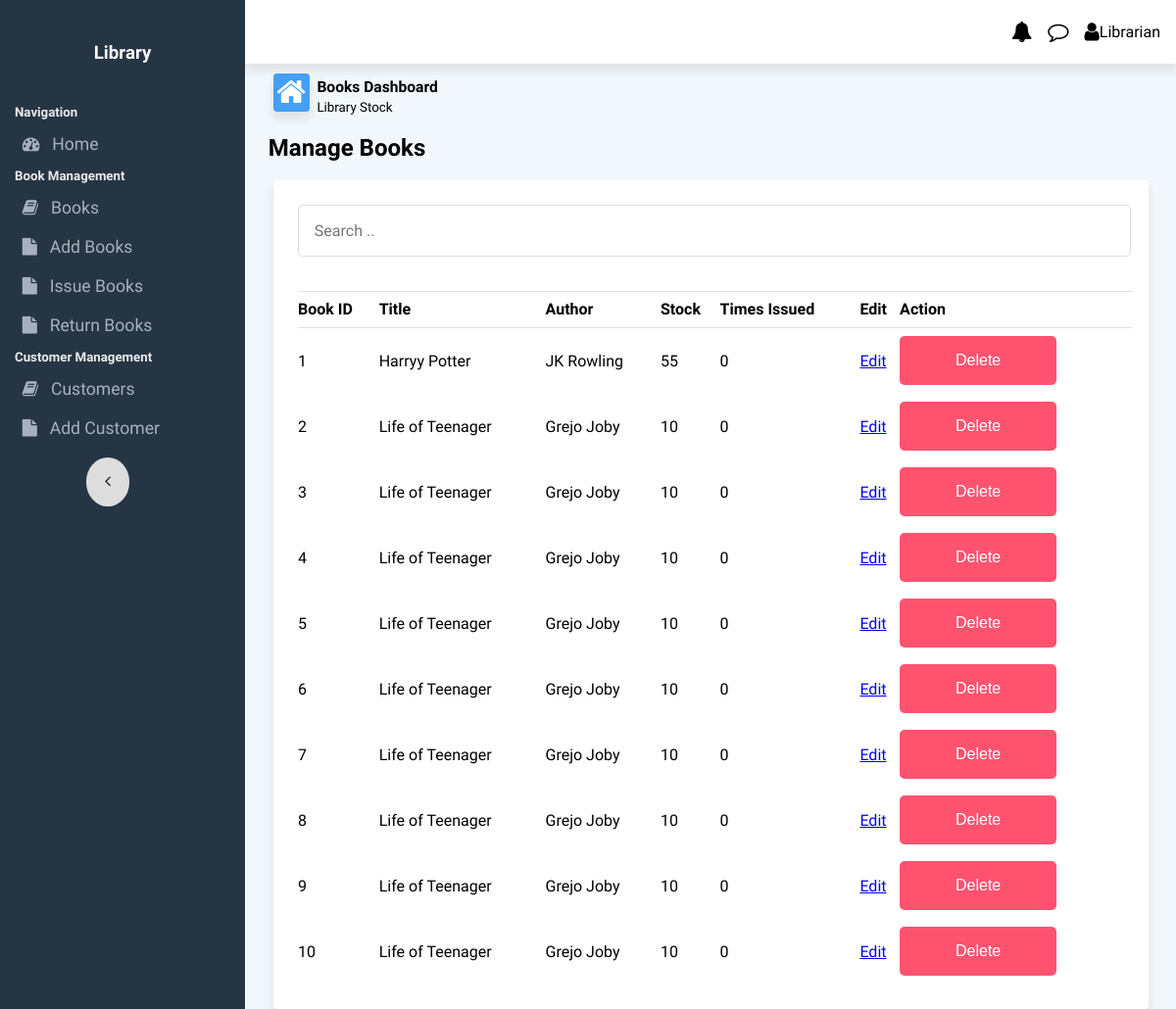
/books, run on the app's committed database.
### app.py (models this page shows)
class Books(db.Model):
    __tablename__ = 'books'
    book_id = db.Column(db.Integer, primary_key=True, autoincrement=True)
    title = db.Column(db.String(255), nullable=False)
    authors = db.Column(db.String(255), nullable=False)
    stockQty = db.Column(db.Integer, nullable=False, default=0)
    timesIssued = db.Column(db.Integer, nullable=False, default=0)
    def __repr__(self):
        return 'Book'+str(self.book_id)

### app.py (the view)
@app.route('/books')
def books():
    all_books=Books.query.all()
    print(all_books)
    return render_template('books.html', all_books=all_books)

### templates/books.html (shortened to what this page needs)
{% extends 'base.html' %}
{% block body %}
<div class="content-area">
    <div class="flexContainer" id="dashboardLineContainer">
        <div class="flex-40 dashboardLine">
            <i class="fa fa-home fa-2x" style="float: left;" id="homeIcon"></i>
            <div style="margin-bottom: 0;margin-top: 0;">
                <h3 style="margin-bottom: 0;margin-top: 2px;"><small>Books Dashboard</small> </h3>
                <p style="margin-bottom: 0;margin-top: 0;"><small>Library Stock</small> </p>
            </div>
        </div>
    </div>
</div>
<h2 style="margin: 1% 2.5% 1% 2.5%;">Manage Books</h2>
<div class="cardRow2 tablecard">
    <div style="display: flex;flex-wrap: wrap;" class="table_inside_row">
        <div style="flex:0 0 60%;flex-grow: 3;">
            <input type="text" id="search_box" placeholder="Search .." style="margin: 1%;width: 95%;">
        </div>
    </div>
    <table class="attendance_form_table">
        <thead>
            <tr style="text-align: left;">
                <th>Book ID</th>
                <th>Title</th>
                <th>Author</th>
                <th>Stock</th>
                <th>Times Issued</th>
                <th>Edit</th>
                <th>Action</th>
            </tr>
        </thead>
        <tbody id="attendance_form_table_data">
            {%for book in all_books %}
            <tr>
                <td>{{book.book_id}}</td>
                <td>{{book.title}}</td>
                <td>{{book.authors}}</td>
                <td>{{book.stockQty}}</td>
                <td>{{book.timesIssued}}</td>
                <td><a href="/books/edit/{{book.book_id}}">Edit</a></td>
                <td><a href="books/delete/{{book.book_id}}"><button class="dropbtn btn-danger">Delete</button></a></td>
            </tr>
            {%endfor%}
        </tbody>
    </table>
</div>
{% endblock %}

### static/css/style.css (style rules this page uses)
* { -webkit-tap-highlight-color: transparent; }
html { height: 100%; }
body { background-color: #f2f7fb; margin: 0; height: 100%; font-family: "Quicksand", sans-serif; -webkit-touch-callout: none; -webkit-user-select: none; -khtml-user-select: none; -moz-user-select: none; -ms-user-select: none; user-select: none; }
button { outline: none; }
.flexContainer { width: 100%; display: flex; flex-wrap: wrap; justify-content: center; align-content: center; }
#dashboardLineContainer { justify-content: flex-start; margin-left: 2%; }
.verticalFlexItem h1, h2, h3, h4, h5, h6 { margin: 2%; }
.flex-40 { flex: 0 0 40%; margin: 1%; }
#homeIcon { background-color: #449ff5; color: white; box-shadow: 0px 7px 9px 1px rgba(224, 228, 231, 1); border-radius: 0.25rem; margin-right: 2%; padding: 1%; }
.dashboardLine { margin: 1%; align-content: center; justify-content: left; justify-self: flex-start; }
.cardRow2 { grid-area: header; justify-content: space-between; align-items: center; margin-left: 3%; margin-right: 3%; margin-top: 2%; }
.cardRow2.tablecard { background-color: #ffff; box-shadow: 0px 7px 9px 1px rgba(224, 228, 231, 1); padding: 0.5rem; border-radius: 0.25rem; grid-area: header; justify-content: space-between; align-items: center; }
.cardRow2 { grid-area: main; padding-left: 3%; }
#attendanceTable th, td { text-align: left; padding: 8px; text-align: center; }
#attendanceTable2 th, td { text-align: left; padding: 8px; text-align: center; }
.attendance_form_table { border-top: 1px solid #dee2e6; margin: 2%; width: 97%; border-collapse: collapse; }
.attendance_form_table th, td { border-bottom: 1px solid #dee2e6; padding: 1% 0; }
.dropbtn { background-color: #4099ff; color: white; padding: 16px; font-size: 16px; border: none; cursor: pointer; border-radius: 5px; min-width: 160px; }
#search_box { width: 100%; font-family: "Quicksand", sans-serif; font-weight: 500; font-size: 16px; padding: 16px; border: 1px solid #ddd; background-color: rgba(0, 0, 0, 0); outline: none; border-radius: 5px; }
.btn-danger { background-color: #ff5370 !important; border-color: #ff5370 !important; }
.table_inside_row { display: flex; vertical-align: middle; }
.table_inside_row > div { margin: 1%; }
#addTeacherTable th, td { text-align: left; padding: 1% 0; border: none; }

### data on the page
Books: book_id "1", title "Harryy Potter", authors "JK Rowling", stockQty "55", timesIssued "0"
Books: book_id "2", title "Life of Teenager", authors "Grejo Joby", stockQty "10", timesIssued "0"
Books: book_id "3", title "Life of Teenager", authors "Grejo Joby", stockQty "10", timesIssued "0"
Books: book_id "4", title "Life of Teenager", authors "Grejo Joby", stockQty "10", timesIssued "0"
Books: book_id "5", title "Life of Teenager", authors "Grejo Joby", stockQty "10", timesIssued "0"
Books: book_id "6", title "Life of Teenager", authors "Grejo Joby", stockQty "10", timesIssued "0"
Books: book_id "7", title "Life of Teenager", authors "Grejo Joby", stockQty "10", timesIssued "0"
Books: book_id "8", title "Life of Teenager", authors "Grejo Joby", stockQty "10", timesIssued "0"
Books: book_id "9", title "Life of Teenager", authors "Grejo Joby", stockQty "10", timesIssued "0"
Books: book_id "10", title "Life of Teenager", authors "Grejo Joby", stockQty "10", timesIssued "0"
